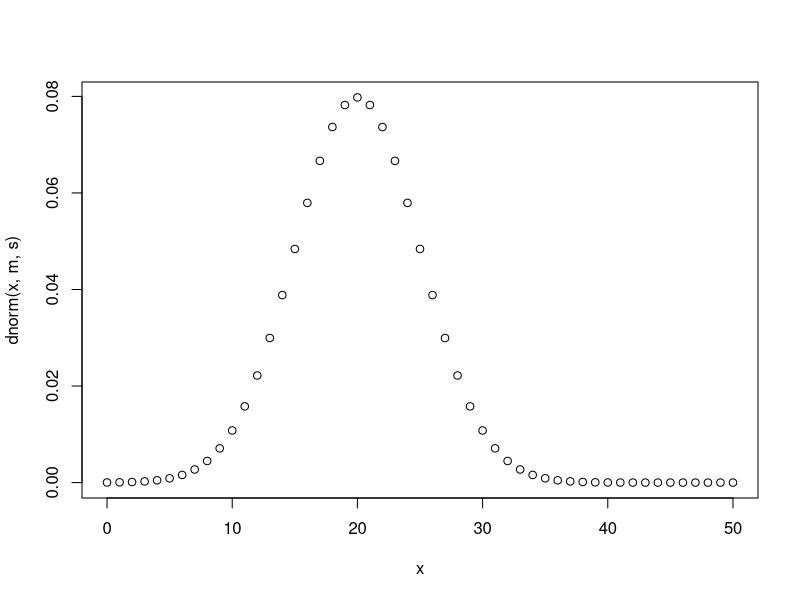

Write the R code that produced this figure.
m = 20;
s = 5;

print(paste("Less than 15 minutes: ", pnorm(15, 20, 5)));
print(paste("More than 25 minutes: ", 1-pnorm(25, 20, 5)));
print(paste("Between 15 and 25 minutes: ", pnorm(25, 20, 5)-pnorm(15, 20, 5)));

x = 0:50
plot(x, dnorm(x, m, s));

print(data.frame(x, dnorm(x, m, s)));


